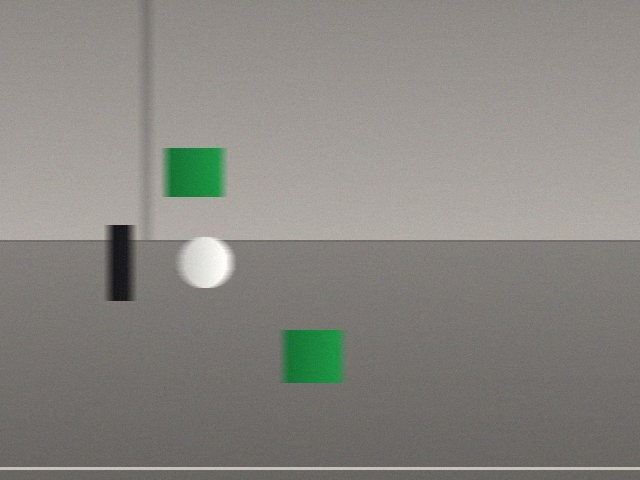
#> input picture lab-3/data/absent/absent-000.jpg, 640 x 480 px
$ python -i step3.py   (imports and definitions only)
#> lines starting #> are read from the running program, lines starting #| are printed output that depends on the picture; after the words box and inside, x2 and y2 are one past the last pixel; in counts of white or black regions, pixels touching at a corner belong together
### lab-3/harness.py
"""Small helpers the engine gives you. **Do not modify this file.**

You get one thing here: `show`, which writes an intermediate image to `out/`
when the engine runs with `--show`, and does nothing otherwise. A vision
pipeline is debugged by looking at it, and this is how you look.

    from harness import show

    show("mask", mask)              # any 2D or 3D numpy array
"""
from __future__ import annotations

import pathlib

import cv2
import numpy as np

_state = {"enabled": False, "dir": pathlib.Path("out"), "stem": "frame"}


# [4 lines left out: function enable, not called in this run]


def frame(stem: str) -> None:
    _state["stem"] = stem


def show(tag: str, image) -> None:
    """Write `image` to out/<frame>-<tag>.png, when --show is on."""
    if not _state["enabled"]:
        return
    arr = np.asarray(image)
    if arr.dtype != np.uint8:
        lo, hi = float(np.min(arr)), float(np.max(arr))
        arr = np.zeros_like(arr, dtype=np.uint8) if hi - lo < 1e-9 else \
            ((arr - lo) / (hi - lo) * 255).astype(np.uint8)
    if arr.ndim == 3 and arr.shape[2] == 3:
        arr = cv2.cvtColor(arr, cv2.COLOR_RGB2BGR)
    cv2.imwrite(str(_state["dir"] / f"{_state['stem']}-{tag}.png"), arr)

### lab-3/step3.py
"""Step 3 — The signs, by colour and by shape.

You write one function here: `detect_sign`. It finds a road sign in an image,
and says which one, how far, and in which direction. Run it with:

    python engine.py --input files --set even --show

The engine scores you twice. `family_accuracy`: stop, direction or free (end
of restrictions). `accuracy`: the exact name, which also separates `sign-up`
from `sign-down`.

Read this file from top to bottom. Do what each TODO asks.
"""

# Type hints, as in step 2.
from __future__ import annotations

# This line imports everything from step2.py: detect_marker, your two renamed
# functions, FOCAL_PX, show… You do not copy them again.
from step2 import *

# Already imported by step2.py. We import them again so that your editor knows
# what `math`, `cv2` and `np` are in this file.
import math
import cv2
import numpy as np


# -----------------------------------------------------------------------------
# The sizes that turn pixels into metres
# -----------------------------------------------------------------------------

# The signs are the model signs of the platform: a disc on a post. The diameter
# of the disc, in metres, is in assets/geometry.json: "sign_diameter_mm".
SIGN_DIAMETER_M = 0.070  # TODO: a number, in metres

# What your mask sees is smaller than the sign. Open assets/sign-stop.png and
# assets/sign-up.png: the red octagon sits on a white disc, and the blue disc
# stops before a thin white rim. assets/geometry.json gives both widths:
# "stop_octagon_mm" and "blue_disc_mm". Each ratio is that width divided by
# "sign_diameter_mm". Without them, every distance to a sign is too long.
RED_OF_SHEET = 57/70   # TODO: a number below 1. You can write 57 / 70.
BLUE_OF_SHEET = 67.9/70  # TODO: a number a little below 1


# -----------------------------------------------------------------------------
# The shape test
# -----------------------------------------------------------------------------
# A sign is a shape with a colour: a red octagon, a blue disc, a white disc
# crossed by a black bar. Slide 16 ("Shape names the family, not the sign"):
# the fraction of its box that a shape fills separates the three things a red
# mask finds. A disc fills 0.79 of its box, an octagon 0.83, and a red crate
# fills all of it: 1.00.

# TODO: check the 0.79 of the disc. A disc of radius r has an area of
# pi * r ** 2, and its box is a square of side 2 * r. Which fraction of the
# box does it fill? Then choose the two bounds of the test: both signs must
# pass, and the crate must not. At 30 px wide, a mask is ragged: keep a
# margin. Try 0.68 and 0.93.
FILL_MIN = 0.72  # TODO
FILL_MAX = 0.88  # TODO

# The "circularity" of a shape is 1.0 for a disc, and lower for any other
# shape: 0.95 for an octagon, 0.79 for a square, near 0 for a long thin shape.
# Below this value, the region is not a sign.
CIRCULARITY_MIN = 0.80   # TODO: a number between 0 and 1. Try 0.72.


# [84 lines left out: functions shape_of, extract_arrow, arrow_direction, not called in this run]


# -----------------------------------------------------------------------------
# The white disc crossed by a black bar
# -----------------------------------------------------------------------------

def detect_free(hsv: np.ndarray, image: np.ndarray) -> tuple[str, float | None, float | None, float]:
    """The end of restrictions: pale, bright, with a dark bar across it."""
    s, v = hsv[..., 1], hsv[..., 2]
    # TODO: `pale` is True where the pixel is white: little colour (s below
    # 70) and bright (v above 170). Write it as in step 2, with `&`, then
    # turn it into 0/1 with .astype(np.uint8).
    pale = ((s < 70) &(v > 170)).astype(np.uint8)
    pale = cv2.morphologyEx(pale, cv2.MORPH_CLOSE, np.ones((7, 7), np.uint8))
    contours, _ = cv2.findContours(pale, cv2.RETR_EXTERNAL, cv2.CHAIN_APPROX_SIMPLE)
    # The three largest regions, largest first. sorted(list, key=f,
    # reverse=True) sorts from the largest f to the smallest; `[:3]` keeps the
    # first three. https://docs.python.org/3/library/functions.html#sorted
    for contour in sorted(contours, key=cv2.contourArea, reverse=True)[:3]:
        x, y, w, height = cv2.boundingRect(contour)
        # Too small, or not round enough in its box: the next region.
        if height < 20 or w < 16 or not 0.70 <= w / height <= 1.45:
            continue
        # The brightness inside the box, and where it is dark: the bar.
        patch = v[y:y + height, x:x + w]
        dark = patch < 110
        # TODO: skip this region (`continue`) unless the dark part is between
        # 5 % and 32 % of the box: a bar, and nothing else. `dark.mean()` is
        # that fraction.
        if not(0.05<= dark.mean() <= 0.32):
            continue

        # The bar goes across, at an angle: its pixels are spread from left
        # to right. np.nonzero gives the rows and the columns of the True
        # pixels; np.std(xs) is how spread the columns are.
        # https://numpy.org/doc/stable/reference/generated/numpy.nonzero.html
        # https://numpy.org/doc/stable/reference/generated/numpy.std.html
        ys, xs = np.nonzero(dark)
        if len(xs) < 12 or np.std(xs) < 0.10 * w:    # a bar, not a corner
            continue
        # TODO: the distance, as in step 2. The white disc is the whole sign:
        # use SIGN_DIAMETER_M, with no ratio.
        distance = FOCAL_PX * SIGN_DIAMETER_M / height
        # TODO: the bearing: the same two lines as in step 2.
        offset = x+w/2 - image.shape[1]/2
        bearing = math.degrees(math.atan(offset/FOCAL_PX))
        return "sign-free", distance, bearing, 0.58
    return "unknown", None, None, 0.0


# -----------------------------------------------------------------------------
# Your function
# -----------------------------------------------------------------------------

def detect_sign(image: np.ndarray) -> tuple[str, float | None, float | None, float]:
    # Same input and same output as detect_marker. Target: one of "sign-up",
    # "sign-down", "sign-left", "sign-right", "sign-stop", "sign-free", or
    # "unknown". A marker is "unknown" here: it is not a sign.

    # 1. TODO: the image in HSV: the same line as in step 2.
    hsv = cv2.cvtColor(image, cv2.COLOR_RGB2HSV)
#> hsv: shape (480, 640, 3); mean H, S, V 16.2, 18.8, 138.5
    h, s, v = hsv[..., 0], hsv[..., 1], hsv[..., 2]
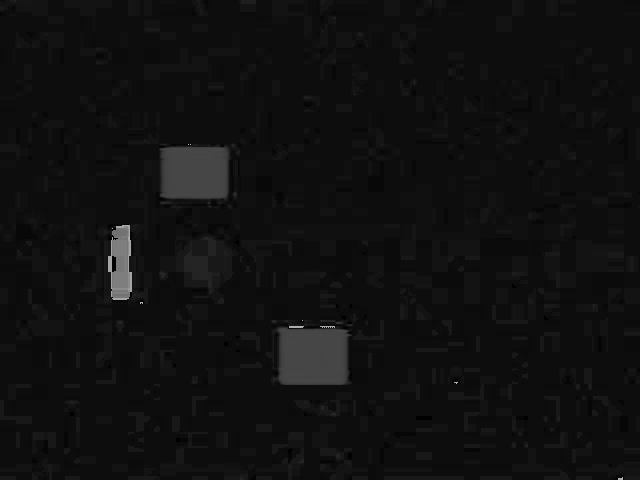
#> h: shape (480, 640); min 0, max 177, mean 16.2
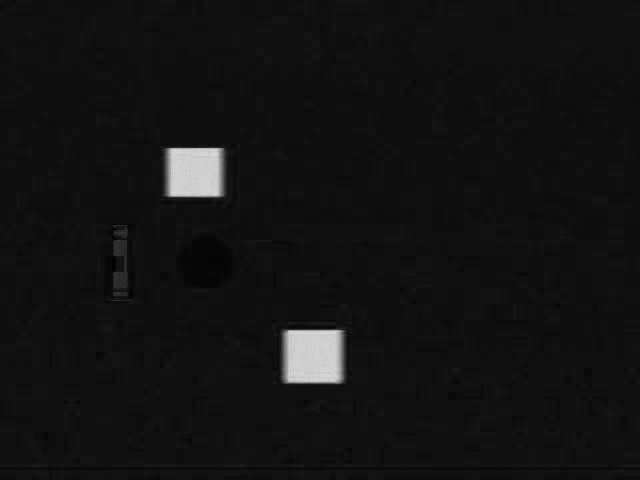
#> s: shape (480, 640); min 0, max 221, mean 18.8

    # 2. Two colour masks. Red: hue near 0 or near 180, strong, not too dark.
    red = ((h < 10) | (h > 170)) & (s > 100) & (v > 55)
#> red: shape (480, 640) bool; every value is 0
    #    TODO: blue. Blue is at 240 degrees on the colour wheel: 120 in
    #    OpenCV. In words: hue above 95 and below 130, s above 100, v above
    #    40. On an array, `95 < h < 130` does not work: write two comparisons
    #    joined by `&`.
    blue = (h > 95) & (h < 130) & (s > 100) & (v > 40)

    # 3. Each mask in turn. The loop gives `name` and `mask` at each turn:
    #    first ("red", red), then ("blue", blue).
    for name, mask in (("red", red), ("blue", blue)):
        # A small square structuring element, 5 x 5: it closes small holes in
        # every direction, not the tall gap of a marker.
        mask = cv2.morphologyEx(mask.astype(np.uint8), cv2.MORPH_CLOSE,
                                np.ones((5, 5), np.uint8))
        # An f-string: {name} is replaced by the value of name.
        show(f"sign-{name}", mask * 255)
        contours, _ = cv2.findContours(mask, cv2.RETR_EXTERNAL, cv2.CHAIN_APPROX_SIMPLE)
        # The three largest regions, largest first (as in detect_free).
        for contour in sorted(contours, key=cv2.contourArea, reverse=True)[:3]:
            x, y, w, height = cv2.boundingRect(contour)
            # Too small, or too far from a square box: the next region.
            if height < 18 or w < 14 or not 0.62 <= w / height <= 1.55:
                continue
            fill, circularity = shape_of(contour, w, height)
            # TODO: the shape test. Skip this region (`continue`) if `fill` is
            # not between FILL_MIN and FILL_MAX, or if `circularity` is below
            # CIRCULARITY_MIN.
            if not(FILL_MIN <= fill <= FILL_MAX) or circularity < CIRCULARITY_MIN:
                continue

            # 4. Distance and bearing. The size the mask sees: the diameter
            #    of the sign times the ratio of its colour.
            seen = SIGN_DIAMETER_M * (RED_OF_SHEET if name == "red" else BLUE_OF_SHEET)
            # TODO: the distance, as in step 2, with `seen` as the real size.
            distance = FOCAL_PX*seen/height
            # TODO: the bearing: the same two lines as in step 2.
            offset = x+w/2 - image.shape[1]/2
            bearing = math.degrees(math.atan(offset/FOCAL_PX))

            # 5. The name. A red octagon is a stop sign.
            if name == "red":
                return "sign-stop", distance, bearing, float(np.clip(circularity, 0, 1))
            # A blue disc: the arrow in it gives the name.
            arrow = arrow_direction(extract_arrow(contour, mask, x, y, w, height))
            if arrow is None:
                continue
            return f"sign-{arrow}", distance, bearing, 0.70
#> this loop made 2 passes
#> name on passes 1 to 2: 'red', 'blue'

    # 6. No red and no blue sign: maybe the white disc.
    return detect_free(hsv, image)
#> in detect_free, `pale = ((s < 70) &(v > 170)).astype(np.uint8)`:
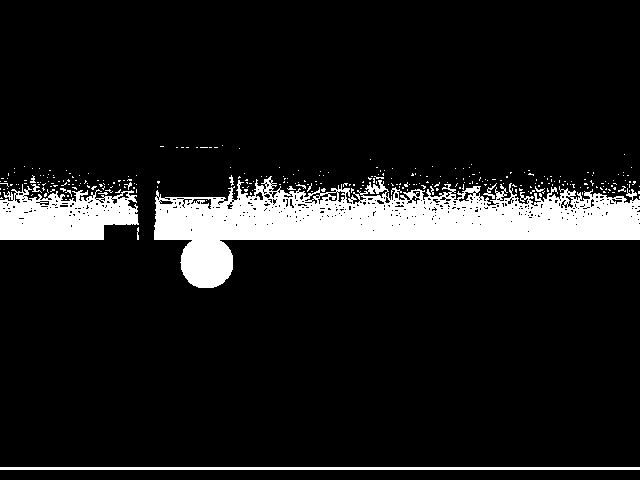
#> pale: shape (480, 640); values 0 (black) and 1 (white), 10.2% white; 295 white regions (284 under 20 px), largest, box (x1, y1, x2, y2) and area: (154, 176, 640, 288) 23045, (0, 184, 139, 240) 5275, (0, 467, 640, 470) 1920
#> in detect_free, `pale = cv2.morphologyEx(pale, cv2.MORPH_CLOSE, np.ones((7, 7), np.uint..`:
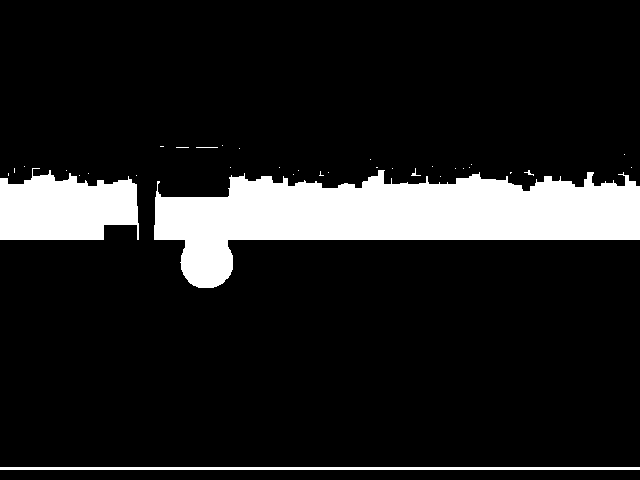
#> pale: shape (480, 640); values 0 (black) and 1 (white), 12.8% white; 35 white regions (29 under 20 px)
#> in detect_free, `contours, _ = cv2.findContours(pale, cv2.RETR_EXTERNAL, cv2.CHAIN_APPR..`: contours = 35 contours, 32 with area under 20; largest, box (x1, y1, x2, y2) and area: (154, 170, 640, 288) 28679, (0, 168, 139, 240) 7502, (0, 467, 640, 470) 1278
#> the loop in detect_free, `for contour in sorted(contours, key=cv2.contourArea, reverse=True)[:3]:` made 3 passes
#> (x, y, w, height) on passes 1 to 2: (154, 170, 486, 118), (0, 168, 139, 72)
#> (contour, x, y, w, height) on pass 3: ([[0, 467], [0, 469], [639, 469], [639, 467]], 0, 467, 640, 3)

>>> import cv2
>>> picture = cv2.cvtColor(cv2.imread('data/absent/absent-000.jpg'), cv2.COLOR_BGR2RGB)
>>> result = detect_sign(picture)

$ run again, on lab-3/data/absent/absent-001.jpg
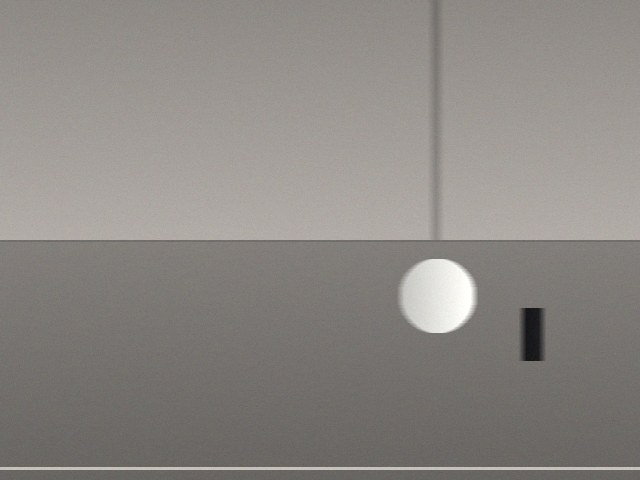
#> input picture lab-3/data/absent/absent-001.jpg, 640 x 480 px
#> hsv: shape (480, 640, 3); mean H, S, V 14.7, 15.1, 139.8
#> red: shape (480, 640) bool; every value is 0
#> the loop in detect_sign, `for name, mask in (("red", red), ("blue", blue)):` made 2 passes
#> name on passes 1 to 2: 'red', 'blue'
#> in detect_free, `pale = cv2.morphologyEx(pale, cv2.MORPH_CLOSE, np.ones((7, 7), np.uint..`:
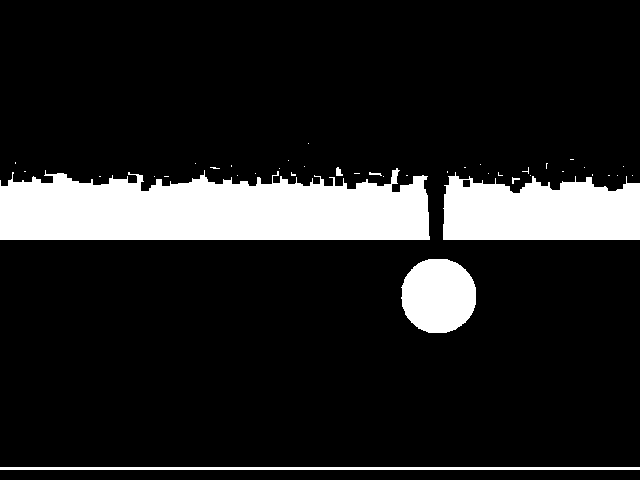
#> pale: shape (480, 640); values 0 (black) and 1 (white), 13.8% white; 41 white regions (34 under 20 px)
#> contours = 41 contours, 36 with area under 20; largest, box (x1, y1, x2, y2) and area: (0, 168, 430, 240) 24178, (443, 172, 640, 240) 10690, (401, 259, 476, 333) 4346, (0, 467, 640, 470) 1278, (336, 167, 343, 176) 30
#> the loop in detect_free, `for contour in sorted(contours, key=cv2.contourArea, reverse=True)[:3]:` made 3 passes
#> (x, y, w, height) on passes 1 to 3: (0, 168, 430, 72), (443, 172, 197, 68), (401, 259, 75, 74)
#> pass 3, in detect_free, `patch = v[y:y + height, x:x + w]`:
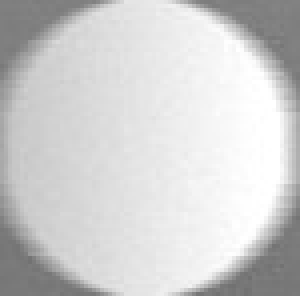
#> patch: shape (74, 75) (shown 4 times larger); min 112, max 255, mean 207.3

$ run again, on lab-3/data/absent/absent-002.jpg
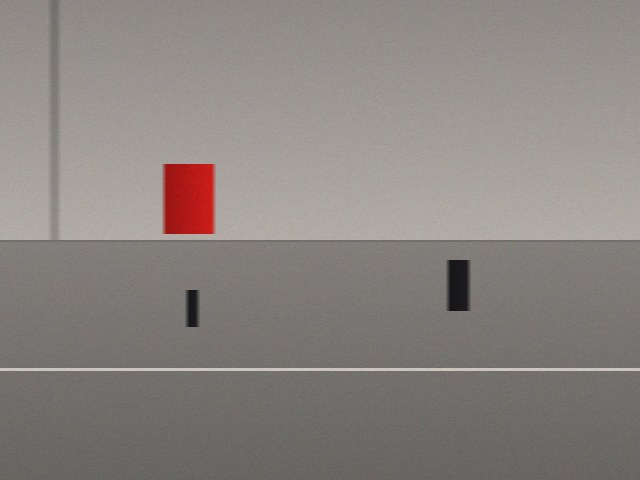
#> input picture lab-3/data/absent/absent-002.jpg, 640 x 480 px
#> hsv: shape (480, 640, 3); mean H, S, V 14.7, 17.7, 138.2
#> in detect_sign, `red = ((h < 10) | (h > 170)) & (s > 100) & (v > 55)`:
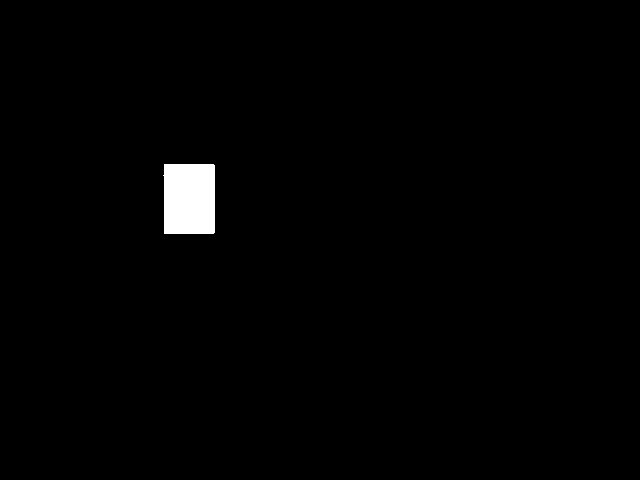
#> red: shape (480, 640) bool; 1.2% white; 1 white region, box (x1, y1, x2, y2) and area: (163, 164, 215, 234) 3569
#> blue: shape (480, 640) bool; every value is 0
#> the loop in detect_sign, `for name, mask in (("red", red), ("blue", blue)):` made 2 passes
#> name on pass 1: 'red'
#> in detect_free, `contours, _ = cv2.findContours(pale, cv2.RETR_EXTERNAL, cv2.CHAIN_APPR..`: contours = 27 contours, 24 with area under 20; largest, box (x1, y1, x2, y2) and area: (60, 160, 640, 240) 30671, (0, 171, 49, 240) 2778, (0, 368, 640, 371) 1278
#> the loop in detect_free, `for contour in sorted(contours, key=cv2.contourArea, reverse=True)[:3]:` made 3 passes
#> (x, y, w, height) on passes 1 to 2: (60, 160, 580, 80), (0, 171, 49, 69)
#> pass 2, in detect_free, `patch = v[y:y + height, x:x + w]`:
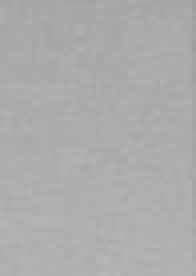
#> patch: shape (69, 49) (shown 4 times larger); min 158, max 181, mean 172.1

$ run again, on lab-3/data/absent/absent-003.jpg
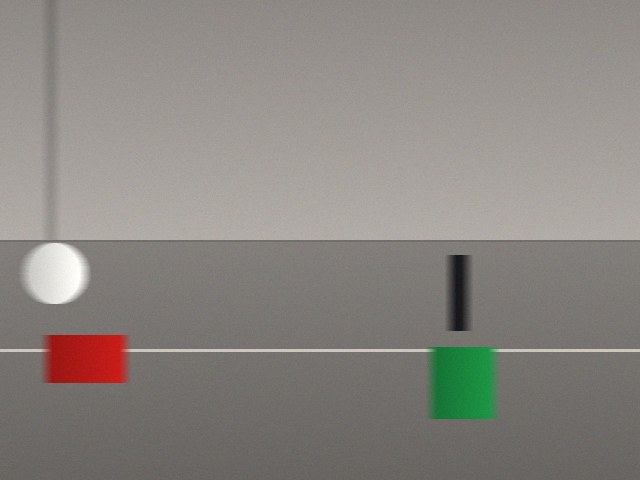
#> input picture lab-3/data/absent/absent-003.jpg, 640 x 480 px
#> hsv: shape (480, 640, 3); mean H, S, V 15.6, 20.6, 140
#> in detect_sign, `red = ((h < 10) | (h > 170)) & (s > 100) & (v > 55)`:
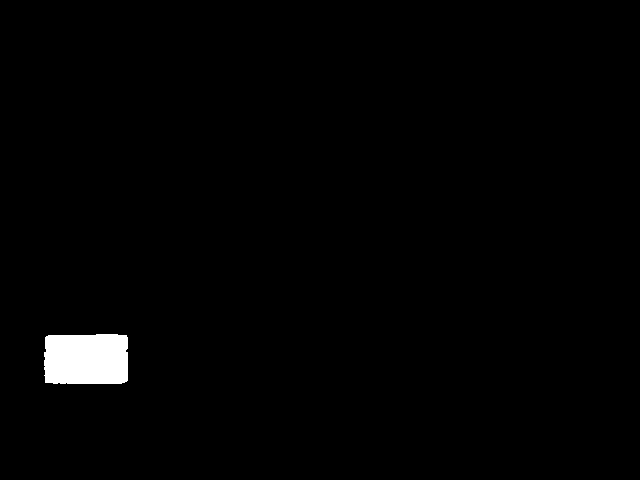
#> red: shape (480, 640) bool; 1.3% white; 1 white region, box (x1, y1, x2, y2) and area: (44, 334, 128, 384) 4069
#> blue: shape (480, 640) bool; every value is 0
#> the loop in detect_sign, `for name, mask in (("red", red), ("blue", blue)):` made 2 passes
#> name on passes 1 to 2: 'red', 'blue'
#> in detect_free, `pale = cv2.morphologyEx(pale, cv2.MORPH_CLOSE, np.ones((7, 7), np.uint..`:
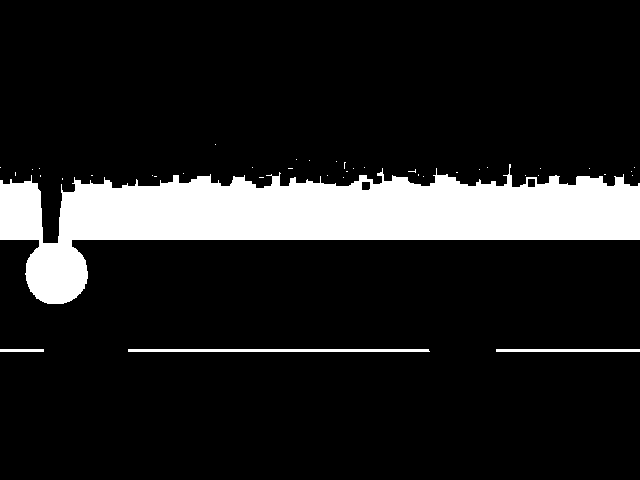
#> pale: shape (480, 640); values 0 (black) and 1 (white), 13.2% white; 41 white regions (37 under 20 px)
#> in detect_free, `contours, _ = cv2.findContours(pale, cv2.RETR_EXTERNAL, cv2.CHAIN_APPR..`: contours = 41 contours, 37 with area under 20; largest, box (x1, y1, x2, y2) and area: (0, 164, 640, 304) 38222, (128, 349, 430, 352) 600, (496, 349, 640, 352) 286, (0, 349, 44, 352) 86
#> the loop in detect_free, `for contour in sorted(contours, key=cv2.contourArea, reverse=True)[:3]:` made 3 passes
#> (x, y, w, height) on passes 1 to 2: (0, 164, 640, 140), (128, 349, 302, 3)
